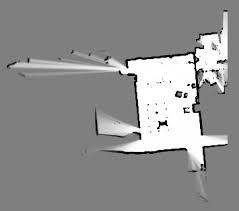
#> input picture Data/data2.jpeg, 239 x 211 px, found by its file name
$ jupyter execute Binary.ipynb
#> lines starting #> are read from the running program, lines starting #| are printed output that depends on the picture; after the words box and inside, x2 and y2 are one past the last pixel; in counts of white or black regions, pixels touching at a corner belong together
[cell 1]
from PIL import Image
import numpy as np

def convert_to_binary(image_path, output_path, threshold=128):
    """
    Converts an image to binary (black and white) format.

    Args:
    - image_path: Path to the input image.
    - output_path: Path to save the binary image.
    - threshold: Threshold value for binarization (0-255).
    """
#> called with threshold = 128
    # Open the image and convert to grayscale
    img = Image.open(image_path).convert('L')

    # Apply threshold to convert to binary
    binary_img = img.point(lambda p: 255 if p > threshold else 0)
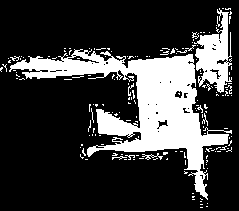
#> binary_img: PIL image 239x211 L; 23.7% white; 166 white regions (156 under 20 px), largest, box (x1, y1, x2, y2) and area: (9, 49, 232, 200) 9398, (194, 8, 232, 93) 1614, (142, 153, 163, 160) 49

    # Save the binary image
    binary_img.save(output_path)
    print(f"Converted {image_path} to binary and saved as {output_path}")

# Paths to the input images and output locations
image1_path = '/home/rgautham20/MR/final_project/data2.jpeg'       # Replace with the actual path
image2_path = '/home/rgautham20/MR/final_project/data3.png'       # Replace with the actual path
output1_path = '/home/rgautham20/MR/final_project/b_data2.png'
output2_path = '/home/rgautham20/MR/final_project/b_data3.png'

# Convert both images
convert_to_binary(image1_path, output1_path)
convert_to_binary(image2_path, output2_path)
#> call 2 of convert_to_binary, with threshold = 128
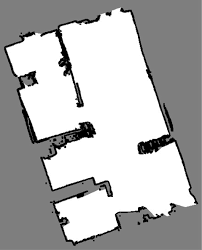
#> input picture Data/data3.png, 202 x 250 px, found by its file name
#> in convert_to_binary (call 2), `binary_img = img.point(lambda p: 255 if p > threshold else 0)`:
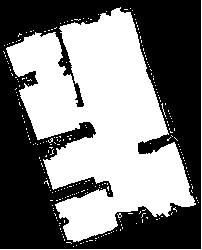
#> binary_img: PIL image 202x250 L; 48.4% white; 247 white regions (245 under 20 px), largest, box (x1, y1, x2, y2) and area: (6, 7, 196, 242) 23511, (0, 0, 202, 250) 451
